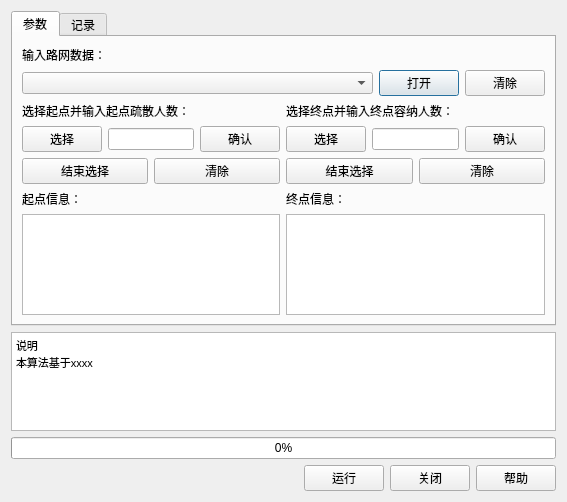
<?xml version="1.0" encoding="UTF-8"?>
<ui version="4.0">
 <class>demoDialogBase</class>
 <widget class="QDialog" name="demoDialogBase">
  <property name="geometry">
   <rect>
    <x>0</x>
    <y>0</y>
    <width>567</width>
    <height>502</height>
   </rect>
  </property>
  <property name="minimumSize">
   <size>
    <width>0</width>
    <height>0</height>
   </size>
  </property>
  <property name="maximumSize">
   <size>
    <width>10000</width>
    <height>10000</height>
   </size>
  </property>
  <property name="windowTitle">
   <string>demo</string>
  </property>
  <layout class="QVBoxLayout" name="verticalLayout_5">
   <item>
    <widget class="QTabWidget" name="tabWidget">
     <property name="minimumSize">
      <size>
       <width>0</width>
       <height>0</height>
      </size>
     </property>
     <property name="currentIndex">
      <number>0</number>
     </property>
     <widget class="QWidget" name="tabParam">
      <attribute name="title">
       <string>参数</string>
      </attribute>
      <layout class="QVBoxLayout" name="verticalLayout_3">
       <item>
        <widget class="QLabel" name="labelInputRoad">
         <property name="text">
          <string>输入路网数据：</string>
         </property>
        </widget>
       </item>
       <item>
        <layout class="QHBoxLayout" name="horizontalLayout_3" stretch="0,0,0">
         <item>
          <widget class="QgsMapLayerComboBox" name="comboBoxInputRoad">
           <property name="sizePolicy">
            <sizepolicy hsizetype="Expanding" vsizetype="Fixed">
             <horstretch>0</horstretch>
             <verstretch>0</verstretch>
            </sizepolicy>
           </property>
          </widget>
         </item>
         <item>
          <widget class="QPushButton" name="pushButtonInputRoad">
           <property name="text">
            <string>打开</string>
           </property>
          </widget>
         </item>
         <item>
          <widget class="QPushButton" name="pushButtonDeleteRoad">
           <property name="focusPolicy">
            <enum>Qt::StrongFocus</enum>
           </property>
           <property name="text">
            <string>清除</string>
           </property>
          </widget>
         </item>
        </layout>
       </item>
       <item>
        <layout class="QHBoxLayout" name="horizontalLayout_8">
         <item>
          <layout class="QVBoxLayout" name="verticalLayout" stretch="0,1,1,0,0">
           <item>
            <widget class="QLabel" name="labelInputPointX">
             <property name="text">
              <string>选择起点并输入起点疏散人数：</string>
             </property>
            </widget>
           </item>
           <item>
            <layout class="QHBoxLayout" name="horizontalLayout">
             <item>
              <widget class="QPushButton" name="pushButtonInputPointX">
               <property name="text">
                <string>选择</string>
               </property>
              </widget>
             </item>
             <item>
              <widget class="QLineEdit" name="lineEditPointXNum">
               <property name="text">
                <string/>
               </property>
              </widget>
             </item>
             <item>
              <widget class="QPushButton" name="pushButtonCommitPointX">
               <property name="text">
                <string>确认</string>
               </property>
              </widget>
             </item>
            </layout>
           </item>
           <item>
            <layout class="QHBoxLayout" name="horizontalLayout_4">
             <item>
              <widget class="QPushButton" name="pushButtonEndPointX">
               <property name="text">
                <string>结束选择</string>
               </property>
              </widget>
             </item>
             <item>
              <widget class="QPushButton" name="pushButtonDeletePointX">
               <property name="text">
                <string>清除</string>
               </property>
              </widget>
             </item>
            </layout>
           </item>
           <item>
            <widget class="QLabel" name="labelPoinXInfo">
             <property name="text">
              <string>起点信息：</string>
             </property>
            </widget>
           </item>
           <item>
            <widget class="QTableView" name="tableViewPointX">
             <property name="sizePolicy">
              <sizepolicy hsizetype="Expanding" vsizetype="Expanding">
               <horstretch>0</horstretch>
               <verstretch>0</verstretch>
              </sizepolicy>
             </property>
             <attribute name="horizontalHeaderStretchLastSection">
              <bool>false</bool>
             </attribute>
             <attribute name="verticalHeaderStretchLastSection">
              <bool>false</bool>
             </attribute>
            </widget>
           </item>
          </layout>
         </item>
         <item>
          <layout class="QVBoxLayout" name="verticalLayout_2" stretch="0,1,1,0,0">
           <item>
            <widget class="QLabel" name="labelInputPointY">
             <property name="text">
              <string>选择终点并输入终点容纳人数：</string>
             </property>
            </widget>
           </item>
           <item>
            <layout class="QHBoxLayout" name="horizontalLayout_2">
             <item>
              <widget class="QPushButton" name="pushButtonInputPointY">
               <property name="text">
                <string>选择</string>
               </property>
              </widget>
             </item>
             <item>
              <widget class="QLineEdit" name="lineEditPointYNum">
               <property name="text">
                <string/>
               </property>
              </widget>
             </item>
             <item>
              <widget class="QPushButton" name="pushButtonCommitPointY">
               <property name="text">
                <string>确认</string>
               </property>
              </widget>
             </item>
            </layout>
           </item>
           <item>
            <layout class="QHBoxLayout" name="horizontalLayout_7">
             <item>
              <widget class="QPushButton" name="pushButtonEndPointY">
               <property name="text">
                <string>结束选择</string>
               </property>
              </widget>
             </item>
             <item>
              <widget class="QPushButton" name="pushButtonDeletePointY">
               <property name="text">
                <string>清除</string>
               </property>
              </widget>
             </item>
            </layout>
           </item>
           <item>
            <widget class="QLabel" name="labelPointYInfo">
             <property name="text">
              <string>终点信息：</string>
             </property>
            </widget>
           </item>
           <item>
            <widget class="QTableView" name="tableViewPointY"/>
           </item>
          </layout>
         </item>
        </layout>
       </item>
      </layout>
     </widget>
     <widget class="QWidget" name="tabRecord">
      <attribute name="title">
       <string>记录</string>
      </attribute>
      <layout class="QHBoxLayout" name="horizontalLayout_6">
       <item>
        <widget class="QTextBrowser" name="textBrowser"/>
       </item>
       <item>
        <layout class="QVBoxLayout" name="verticalLayout_4">
         <item>
          <widget class="QPushButton" name="pushButtonClearRecord">
           <property name="text">
            <string>清除</string>
           </property>
          </widget>
         </item>
         <item>
          <widget class="QPushButton" name="pushButtonSaveRecord">
           <property name="text">
            <string>保存</string>
           </property>
          </widget>
         </item>
        </layout>
       </item>
      </layout>
     </widget>
    </widget>
   </item>
   <item>
    <widget class="QTextBrowser" name="textBrowserDescription">
     <property name="html">
      <string>&lt;!DOCTYPE HTML PUBLIC &quot;-//W3C//DTD HTML 4.0//EN&quot; &quot;http://www.w3.org/TR/REC-html40/strict.dtd&quot;&gt;
&lt;html&gt;&lt;head&gt;&lt;meta name=&quot;qrichtext&quot; content=&quot;1&quot; /&gt;&lt;style type=&quot;text/css&quot;&gt;
p, li { white-space: pre-wrap; }
&lt;/style&gt;&lt;/head&gt;&lt;body style=&quot; font-family:'SimSun'; font-size:9pt; font-weight:400; font-style:normal;&quot;&gt;
&lt;p style=&quot; margin-top:0px; margin-bottom:0px; margin-left:0px; margin-right:0px; -qt-block-indent:0; text-indent:0px;&quot;&gt;&lt;span style=&quot; font-size:8pt;&quot;&gt;说明&lt;/span&gt;&lt;/p&gt;
&lt;p style=&quot; margin-top:0px; margin-bottom:0px; margin-left:0px; margin-right:0px; -qt-block-indent:0; text-indent:0px;&quot;&gt;&lt;span style=&quot; font-size:8pt;&quot;&gt;本算法基于xxxx&lt;/span&gt;&lt;/p&gt;
&lt;p style=&quot;-qt-paragraph-type:empty; margin-top:0px; margin-bottom:0px; margin-left:0px; margin-right:0px; -qt-block-indent:0; text-indent:0px; font-size:12pt;&quot;&gt;&lt;br /&gt;&lt;/p&gt;&lt;/body&gt;&lt;/html&gt;</string>
     </property>
    </widget>
   </item>
   <item>
    <widget class="QProgressBar" name="progressBarProcess">
     <property name="value">
      <number>0</number>
     </property>
    </widget>
   </item>
   <item>
    <layout class="QHBoxLayout" name="horizontalLayout_5">
     <item>
      <widget class="QLabel" name="label_4">
       <property name="text">
        <string/>
       </property>
      </widget>
     </item>
     <item>
      <widget class="QLabel" name="label_3">
       <property name="text">
        <string/>
       </property>
      </widget>
     </item>
     <item>
      <widget class="QLabel" name="label_2">
       <property name="text">
        <string/>
       </property>
      </widget>
     </item>
     <item>
      <widget class="QLabel" name="label">
       <property name="text">
        <string/>
       </property>
      </widget>
     </item>
     <item>
      <widget class="QPushButton" name="pushButtonRun">
       <property name="text">
        <string>运行</string>
       </property>
      </widget>
     </item>
     <item>
      <widget class="QPushButton" name="pushButtonClose">
       <property name="text">
        <string>关闭</string>
       </property>
      </widget>
     </item>
     <item>
      <widget class="QPushButton" name="pushButtonHelp">
       <property name="text">
        <string>帮助</string>
       </property>
      </widget>
     </item>
    </layout>
   </item>
  </layout>
 </widget>
 <customwidgets>
  <customwidget>
   <class>QgsMapLayerComboBox</class>
   <extends>QComboBox</extends>
   <header>qgsmaplayercombobox.h</header>
  </customwidget>
 </customwidgets>
 <resources/>
 <connections/>
</ui>
